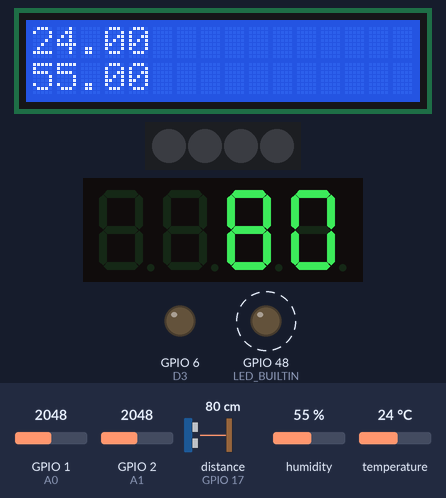
This program was run on a simulated ESP32. Parts: 16×2 character LCD, 4 RGB LEDs in strip order, left to right, 4-digit seven-segment display, output pins drawn as LEDs (lit = HIGH). Dashed ring = blinking. The inputs (shaded band) are chosen by the test bench; at power-on: GPIO 2 (A1) = 2048, GPIO 1 (A0) = 2048, distance to the obstacle (sensor on GPIO 17) 80 cm, humidity 55 %, temperature 24 °C. WiFi joins after 1.5 s; servers stay silent unless stated; what the program prints to the serial monitor is not drawn.

Above: at 3.2 s.
3.3 s: GPIO 2 (A1) set to 382
8.2 s: GPIO 2 (A1) set to 320
At 12.6 s:
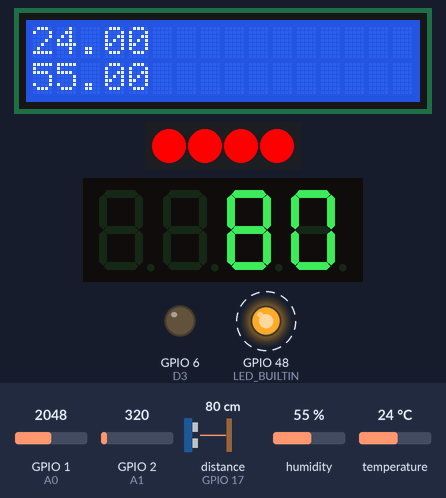
16.5 s: GPIO 1 (A0) set to 55
18.2 s: GPIO 1 (A0) set to 45
At 24.8 s:
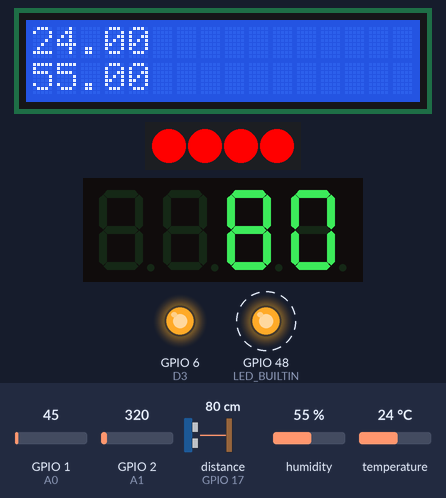
26.5 s: distance to the obstacle (sensor on GPIO 17) set to 2 cm
At 27.9 s:
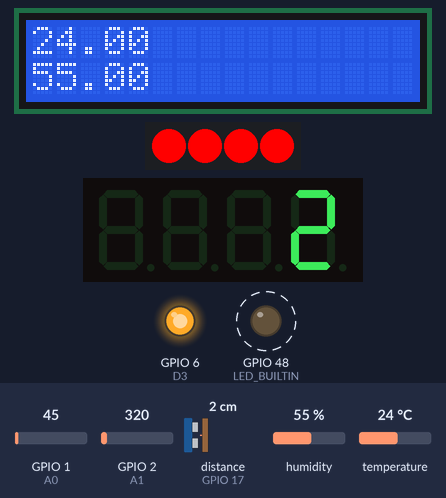
28.9 s: humidity set to 22 %
At 34.8 s:
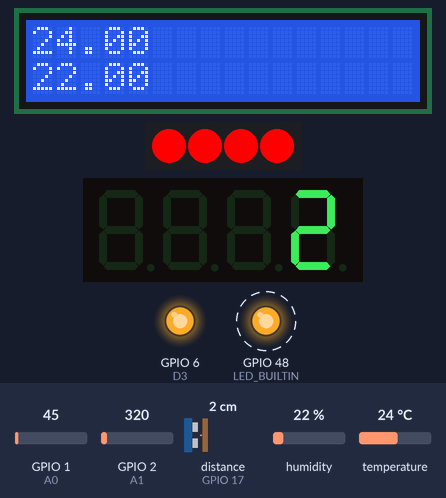
Timing chart, 0 to 35.0 s (numbered marks = the images above; inputs shaded):
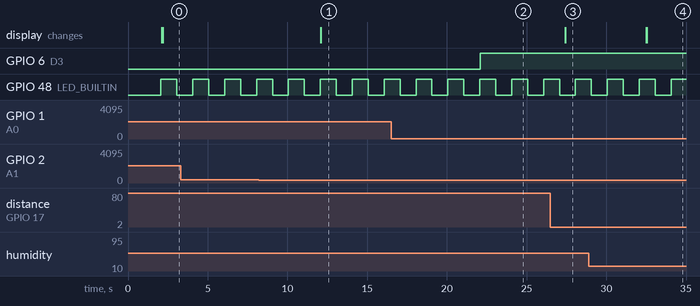

Measured:
- the behaviour switches between 350 and 349 on GPIO 2 (A1) (found by bisection; images 0 and 1)
- the behaviour switches between 50 and 49 on GPIO 1 (A0) (found by bisection; images 1 and 2)
- after the input at 18.2 s, GPIO 6 (D3): LOW → HIGH after 3.9 s
- after the input at 26.5 s, the display: changes after 0.92 s (image 3)
- after the input at 28.9 s, the display: first differs from a run without the input after 3.6 s (image 4)
- by itself, GPIO 48 (LED_BUILTIN): alternates HIGH for 1.0 s and LOW for 1.0 s

The program:

main.cpp
```cpp
#include <Adafruit_NeoPixel.h>
#include <DHT20.h>
#include <LiquidCrystal_I2C.h>
#include <Arduino.h>
#include <WiFi.h>
#include <HCSR04.h>
#include <TM1637Display.h>
#include "Adafruit_MQTT.h"
#include "Adafruit_MQTT_Client.h"
#include "ESPAsyncWebServer.h"


#define LED_BUILTIN 48
#define D5 8
#define D3 6
#define A0 1
#define A1 2
#define D9 18
#define SDA 11
#define SCL 12

#define WLAN_SSID "Redmi"
#define WLAN_PASS "123456789"

WiFiClient client;

// Define your tasks here
void TaskBlink(void *pvParameters);
void TaskTemperatureHumidity(void *pvParameters);
void TaskSoilMoistureAndRelay(void *pvParameters);
void TaskLightAndLED(void *pvParameters);
void TaskDistanceMeasure(void *pvParameters);

//Define your components here
Adafruit_NeoPixel pixels3(4, D5, NEO_GRB + NEO_KHZ800);
DHT20 dht20;
LiquidCrystal_I2C lcd(33,16,2);
UltraSonicDistanceSensor distance(10, 17);
AsyncWebServer server(80);
int CLK0P = 18;
int DIO = 21;
TM1637Display display = TM1637Display(CLK0P, DIO);


void MQTT_connect() {
  int8_t ret;

  Serial.print("Connecting to MQTT... ");

  uint8_t retries = 3;
}

// Create a structure to hold all sensor data
struct SensorData {
  float temperature;
  float humidity;
  int moisture;
  int light;
  int distance;
  int fanspeed;
};

// Function to get all sensor data at once
String getSensorDataJson() {
  SensorData data;

  // Get temperature and humidity
  dht20.read();
  data.temperature = dht20.getTemperature();
  data.humidity = dht20.getHumidity();

  // Get moisture (from A0 pin)
  data.moisture = analogRead(A0);

  // Get light (from A1 pin)
  data.light = analogRead(A1);

  // Get distance
  data.distance = distance.measureDistanceCm(dht20.getTemperature());

  // Map Fan Speed
  data.fanspeed = map(ledcRead(0), 0, 255, 0, 100);

  // Create JSON string
  String jsonString = "{";
  jsonString += "\"temperature\":" + String(data.temperature) + ",";
  jsonString += "\"humidity\":" + String(data.humidity) + ",";
  jsonString += "\"moisture\":" + String(data.moisture) + ",";
  jsonString += "\"light\":" + String(data.light) + ",";
  jsonString += "\"distance\":" + String(data.distance) + ",";
  jsonString += "\"fanspeed\":" + String(data.fanspeed);
  jsonString += "}";

  return jsonString;
}

const char index_html[] PROGMEM = R"rawliteral(
<!DOCTYPE HTML>
<html>
<head>
    <meta name="viewport" content="width=device-width, initial-scale=1">
    <style>
    :root {
        --temp: 0;
        --humi: 0;
        --mois: 0;
        --ligh: 0;
        --dist: 0;
    }

    body {
        background-color: #000;
        color: #fff;
        display: flex;
        justify-content: center;
        align-items: center;
        height: 100vh;
        margin: 0;
        font-family: Arial, Helvetica, sans-serif
    }
    .dashboard{
        display: flex;
        gap: 100px;
    }
    .gauge {
        display: flex;
        flex-direction: column;
        align-items: center;
        font-weight: bold;
    }

    .gauge .circle {
        position: relative;
        width: 150px;
        height: 150px;
        background: #333;
        border-radius: 50%;
        display: flex;
        justify-content: center;
        align-items: center;
    }

    .gauge .circle .value {
        position: absolute;
        z-index: 2;
        font-size: 24px;
        text-align: center;
        line-height: 1.2;
    }

    .gauge .circle::before {
        content: "";
        position: absolute;
        width: 110px;
        height: 110px;
        background-color: #000;
        border-radius: 50%;
        z-index: 1;
    }

    .gauge .circle[data-type="temperature"] {
        background: conic-gradient(#82e572 calc(var(--temp) / 40 * 100%), #333 calc(var(--temp) / 40 * 100%));;
    }
    .gauge .circle[data-type="humidity"] {
        background: conic-gradient(#82e572 calc(var(--humi) * 100% / 100), #333 calc(var(--humi) * 100% / 100));
    }
    .gauge .circle[data-type="moisture"] {
        background: conic-gradient(#82e572 calc(var(--mois) * 100% / 2000), #333 calc(var(--mois) * 100% / 2000));
    }
    .gauge .circle[data-type="light"] {
        background: conic-gradient(#82e572 calc(var(--ligh) * 100% / 3000), #333 calc(var(--ligh) * 100% / 3000));
    }
    .gauge .circle[data-type="distance"] {
        background: conic-gradient(#82e572 calc(var(--dist) * 100% / 400), #333 calc(var(--dist) * 100% / 400));
    }

    .range-labels {
        display: flex;
        justify-content: space-between;
        width: 130px;
        font-size: 14px;
        margin-top: 10px;
    }
    .fan-control {
        margin-top: 20px;
        display: flex;
        flex-direction: column;
        align-items: center;
    }
    .fan-control input[type="range"] {
        width: 300px;
        margin-bottom: 10px;
    }
    .fan-speed-display {
        color: #fff;
        font-size: 18px;
    }
    </style>
</head>
<body>
    <div class="section dashboard">
        <div class="gauge">
            <div class="circle" data-type="temperature">
                <div class="value">--<br>&deg;C</div>
            </div>
            <div class="range-labels">
                <span>20</span>
                <span>40</span>
            </div>
            <div class="label">Temperature</div>
        </div>

        <div class="gauge">
            <div class="circle" data-type="humidity">
                <div class="value">--<br>%</div>
            </div>
            <div class="range-labels">
                <span>0%</span>
                <span>100%</span>
            </div>
            <div class="label">Humidity</div>
        </div>

        <div class="gauge">
            <div class="circle" data-type="moisture">
                <div class="value">--<br>Value</div>
            </div>
            <div class="range-labels">
                <span>0</span>
                <span>2000</span>
            </div>
            <div class="label">Moisture</div>
        </div>

        <div class="gauge">
            <div class="circle" data-type="light">
                <div class="value">--<br>Lux</div>
            </div>
            <div class="range-labels">
                <span>0</span>
                <span>3000</span>
            </div>
            <div class="label">Light</div>
        </div>

        <div class="gauge">
            <div class="circle" data-type="distance">
                <div class="value">--<br>cm</div>
            </div>
            <div class="range-labels">
                <span>0</span>
                <span>400</span>
            </div>
            <div class="label">Distance</div>
        </div>

        <div class="fan-control">
            <input type="range" id="fanSpeedSlider" min="0" max="100" value="0">
            <div class="fan-speed-display">Fan Speed: <span id="fanSpeedValue">0</span>%</div>
        </div>
    </div>

    <script>
    function updateSensorData() {
        fetch('/api/sensor-data')
            .then(response => response.json())
            .then(data => {
                document.documentElement.style.setProperty('--temp', data.temperature);
                document.querySelector(
                    '.dashboard .gauge .circle[data-type="temperature"] .value'
                ).innerHTML = `${data.temperature}<br>°C`;

                document.documentElement.style.setProperty('--humi', data.humidity);
                document.querySelector(
                    '.dashboard .gauge .circle[data-type="humidity"] .value'
                ).innerHTML = `${data.humidity}<br>%`;

                document.documentElement.style.setProperty('--mois', data.moisture);
                document.querySelector(
                    '.dashboard .gauge .circle[data-type="moisture"] .value'
                ).innerHTML = `${data.moisture}<br>Value`;

                document.documentElement.style.setProperty('--ligh', data.light);
                document.querySelector(
                    '.dashboard .gauge .circle[data-type="light"] .value'
                ).innerHTML = `${data.light}<br>Lux`;

                document.documentElement.style.setProperty('--dist', data.distance);
                document.querySelector(
                    '.dashboard .gauge .circle[data-type="distance"] .value'
                ).innerHTML = `${data.distance}<br>cm`;

                document.getElementById('fanSpeedValue').textContent = data.fanSpeed;
                document.getElementById('fanSpeedSlider').value = data.fanSpeed;
            })
            .catch(error => console.error('Error:', error));
    }

    document.getElementById('fanSpeedSlider').addEventListener('input', function() {
        const fanSpeed = this.value;
        fetch(`/api/set-fan-speed?speed=${fanSpeed}`)
            .then(response => response.text())
            .then(data => {
                document.getElementById('fanSpeedValue').textContent = fanSpeed;
            })
            .catch(error => console.error('Error:', error));
    });

    setInterval(updateSensorData, 1000);
    </script>
</body>
</html>
)rawliteral";

void setupWebServer() {
  // Main page
  server.on("/", HTTP_GET, [](AsyncWebServerRequest *request) {
    request->send_P(200, "text/html", index_html);
  });

  // API endpoint for all sensor data
  server.on("/api/sensor-data", HTTP_GET, [](AsyncWebServerRequest *request) {
    request->send(200, "application/json", getSensorDataJson());
  });

    server.on("/api/set-fan-speed", HTTP_GET, [](AsyncWebServerRequest *request) {
    if (request->hasParam("speed")) {
      int speed = request->getParam("speed")->value().toInt();

      // Map fan speed (0-100) to PWM duty cycle (0-255)
      int pwmValue = map(speed, 0, 100, 0, 255);

      // Set fan speed via PWM
      ledcWrite(0, pwmValue);

      request->send(200, "text/plain", "Fan speed set to " + String(speed) + "%");
    } else {
      request->send(400, "text/plain", "Speed parameter missing");
    }
  });

  // Start server
  server.begin();
}

void setup() {

  // Initialize serial communication at 115200 bits per second:
  Serial.begin(115200);

  Wire.begin(SDA, SCL);
  dht20.begin();
  lcd.begin();
  pixels3.begin();


  WiFi.begin(WLAN_SSID, WLAN_PASS);
  delay(2000);

  while (WiFi.status() != WL_CONNECTED) {
    delay(500);
    Serial.print(".");
  }
  Serial.println();
  Serial.print("IP address: ");
  Serial.println(WiFi.localIP());

  ledcSetup(0, 5000, 8);  // Channel 0, 5000 Hz, 8-bit resolution
  ledcAttachPin(D9, 0);  // Attach pin to channel 0
  ledcWrite(0, 0);

  setupWebServer();

  xTaskCreate( TaskBlink, "Task Blink" ,2048  ,NULL  ,2 , NULL);
  xTaskCreate( TaskTemperatureHumidity, "Task Temperature" ,2048  ,NULL  ,2 , NULL);
  xTaskCreate( TaskSoilMoistureAndRelay, "Task Soild Relay" ,2048  ,NULL  ,2 , NULL);
  xTaskCreate( TaskLightAndLED, "Task Light LED" ,2048  ,NULL  ,2 , NULL);
  xTaskCreate( TaskDistanceMeasure, "Task Distance Measure" ,2048  ,NULL  ,2 , NULL);

  //Now the task scheduler is automatically started.
  Serial.printf("Basic Multi Threading Arduino Example\n");


}
int pubCount = 0;
void loop() {

}


/*--------------------------------------------------*/
/*---------------------- Tasks ---------------------*/
/*--------------------------------------------------*/


void TaskBlink(void *pvParameters) {
  pinMode(LED_BUILTIN, OUTPUT);


  while(1) {
    digitalWrite(LED_BUILTIN, HIGH);  // turn the LED ON
    Serial.println("LED ON");
    delay(1000);
    digitalWrite(LED_BUILTIN, LOW);  // turn the LED OFF
    Serial.println("LED OFF");
    delay(1000);
  }
}


void TaskTemperatureHumidity(void *pvParameters) {  // This is a task.
  while(1) {
    Serial.println("Task Temperature and Humidity");
    dht20.read();
    Serial.println(dht20.getTemperature());
    Serial.println(dht20.getHumidity());

    lcd.clear();
    lcd.setCursor(0, 0);
    lcd.print(dht20.getTemperature());
    lcd.setCursor(0, 1);
    lcd.print(dht20.getHumidity());

    delay(5000);
  }
}


void TaskDistanceMeasure(void *pvParameters) {
  while (1) {
    Serial.print("IP address: ");
    Serial.println(WiFi.localIP());
    Serial.println("Distance Measure");
    int distance_cm = distance.measureDistanceCm(dht20.getTemperature());
    Serial.print(distance_cm);
    Serial.println(" cm");
    display.clear();
    display.setBrightness(7);
    display.showNumberDec(distance_cm);
    vTaskDelay(5000);
  }

}

void TaskSoilMoistureAndRelay(void *pvParameters) {  // This is a task.
  pinMode(D3, OUTPUT);

  while(1) {
    Serial.println("Task Soild and Relay");
    Serial.println(analogRead(A0));


    if(analogRead(A0) > 500){
      digitalWrite(D3, LOW);
    }
    if(analogRead(A0) < 50){
      digitalWrite(D3, HIGH);
    }
    delay(5000);
  }
}


void TaskLightAndLED(void *pvParameters) {  // This is a task.


  while(1) {
    Serial.println("Task Light and LED");
    Serial.println(analogRead(A1));

    if(analogRead(A1) < 350){
      pixels3.setPixelColor(0, pixels3.Color(255,0,0));
      pixels3.setPixelColor(1, pixels3.Color(255,0,0));
      pixels3.setPixelColor(2, pixels3.Color(255,0,0));
      pixels3.setPixelColor(3, pixels3.Color(255,0,0));
      pixels3.show();

    }
    if(analogRead(A1) > 550){
      pixels3.setPixelColor(0, pixels3.Color(0,0,0));
      pixels3.setPixelColor(1, pixels3.Color(0,0,0));
      pixels3.setPixelColor(2, pixels3.Color(0,0,0));
      pixels3.setPixelColor(3, pixels3.Color(0,0,0));
      pixels3.show();

    }
    delay(5000);
  }
}

/*//*/
```
